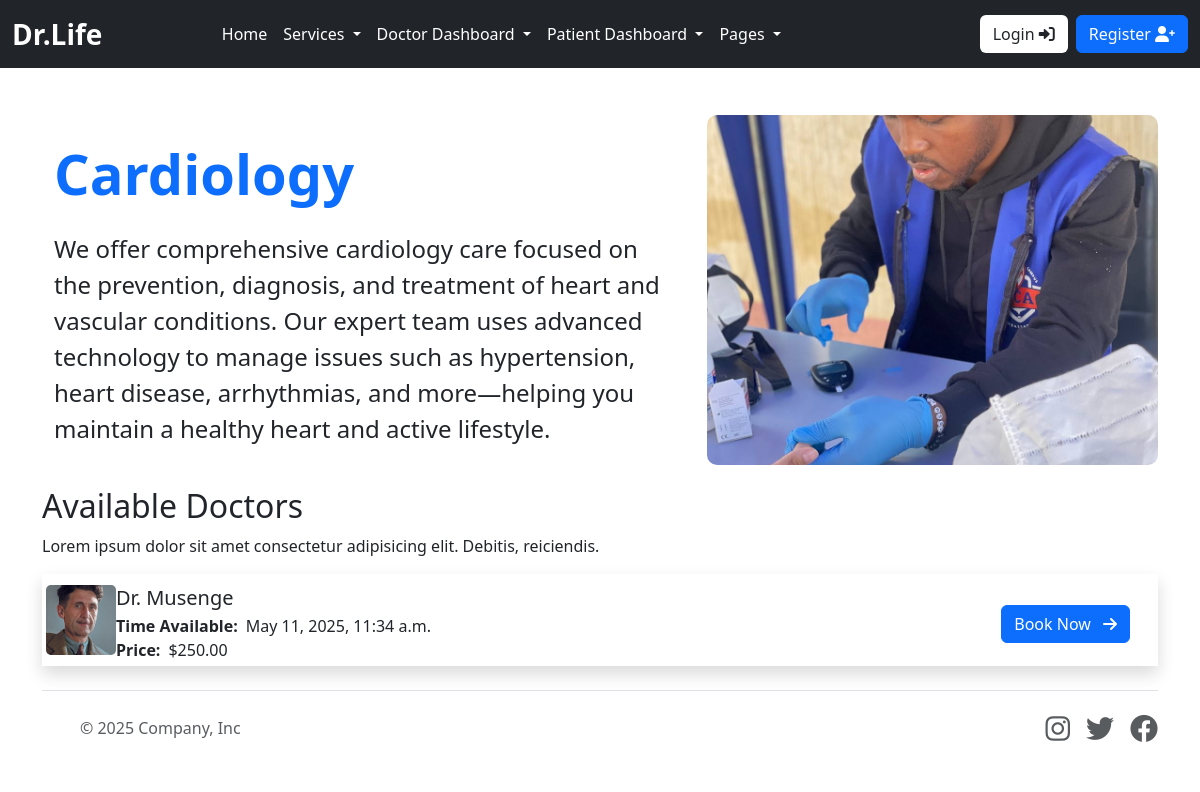
/service/1, run on the app's committed database.
### base/models.py (models this page shows, shortened)
class Service(models.Model):
    image = models.ImageField(upload_to="images", null=True, blank=True)
    name = models.CharField(max_length=255)
    description = models.TextField(blank=True, null=True)
    cost = models.DecimalField(max_digits=10, decimal_places=2)
    available_doctors = models.ManyToManyField(doctor_models.Doctor, blank=True)

### doctor/models.py (models this page shows, shortened)
class Doctor(models.Model):
    user = models.OneToOneField(userauths_models.User, on_delete=models.CASCADE)
    image = models.ImageField(upload_to="images", null=True, blank=True)
    full_name = models.CharField(max_length=100, null=True, blank=True)
    country = models.CharField(max_length=100, null=True, blank=True)
    mobile = models.CharField(max_length=100, null=True, blank=True)
    bio = models.CharField(max_length=100, null=True, blank=True)
    specialization = models.CharField(max_length=100, null=True, blank=True)
    qualification = models.CharField(max_length=100, null=True, blank=True)
    years_experience = models.CharField(max_length=100, null=True, blank=True)
    next_available_appointment_date = models.DateTimeField(default=timezone.now)

### base/views.py (the view)
# urls.py: path("service/<service_id>", views.service_detail, name="service_detail"),
def service_detail(request, service_id):
    service = base_models.Service.objects.get(id=service_id)
    context = {
        "service" : service
    }
    return render(request, "base/service_detail.html", context)

### templates/base/service_detail.html
{% extends 'partials/base.html' %}
{% block content %}
        <section class="container">
            <div class="row d-flex justify-content-center align-items-center">
                <div class="col-12 col-lg-7 p-4 rounded-3 bg-white">
                    <h1 class="display-4 fw-bold mt-5">
                        <span class="text-primary"><b> {{service.name}} </b></span>
                    </h1>
                    <p class="fs-4 mt-4"> {{service.description}} </p>
                </div>
                <div class="col-12 col-lg-5">
                    <img class="img-fluid mt-4" style="width: 100%; height: 350px; object-fit: cover; border-radius: 10px" src="{{service.image.url}}" alt="" />
                </div>
            </div>
        </section>
        <section class="container">
            <div class="">
                <h2 class="">Available Doctors</h2>
                <p>Lorem ipsum dolor sit amet consectetur adipisicing elit. Debitis, reiciendis.</p>
            </div>
            <div class="">
                {% for d in service.available_doctors.all %}
                    <div class="p-1 mb-4 shadow d-flex align-items-center">
                        <a href="course-detail.html">
                            <img src="{{d.image.url}}" alt="course" style="width: 70px; height: 70px; object-fit: cover; border-radius:5px" class="card-img-top" />
                        </a>
                        <div class="card-body">
                            <div class="mt-2 d-flex justify-content-between align-items-center">
                                <div>
                                    <h5 class="mb-1 text-truncate-line-2"><a href="course-detail.html" class="text-inherit text-dark text-decoration-none">Dr. {{d.full_name}}</a></h5>
                                    <div class="d-flex gap-2">
                                        <p class="fw-semibold mt-0 mb-0">Time Available:</p>
                                        <p class="mt-0 mb-0">{{d.next_available_appointment_date}}</p>
                                    </div>
                                    <div class="d-flex gap-2">
                                        <p class="fw-semibold mt-0 mb-0">Price:</p>
                                        <p class="mt-0 mb-0">${{service.cost}}</p>
                                    </div>
                                </div>
                                <div>
                                    <a href="{% url 'base:book_appointment' service.id d.id %}" class="btn btn-primary me-4">Book Now <i class="fas fa-arrow-right ms-2"></i></a>
                                </div>
                            </div>
                        </div>
                    </div>
                {% endfor %}
            </div>
        </section>
{% endblock content %}

### data on the page
Service: name "Cardiology", description "We offer comprehensive cardiology care focused on the prevention, diagnosis, and treatment of heart and vascular conditions. Our expert team uses advanced technology to manage issues such as hypertension, heart disease, arrhythmias, and more—helping you maintain a healthy heart and active lifestyle.", image (picture), cost "250.00"
Doctor: image (picture), full_name "Musenge", next_available_appointment_date "May 11, 2025, 11:34 a.m."
